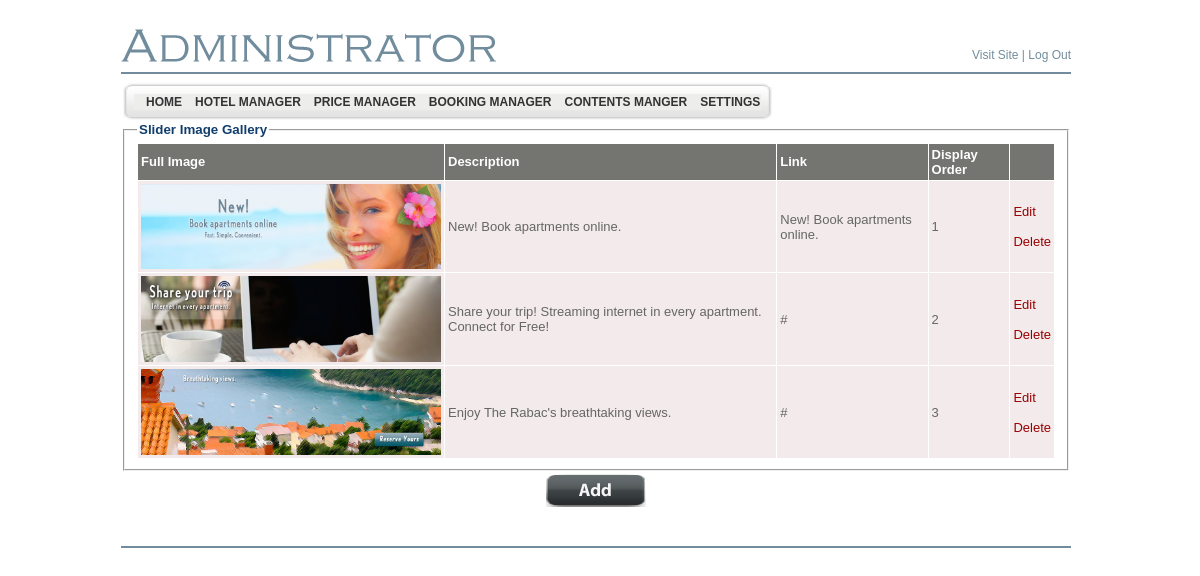
Screenshot of /admin/slider_images_list.php (signed in) with the database file from the repository.
### tables this page shows
CREATE TABLE `bsi_adminmenu` (
  `id` int(4) NOT NULL AUTO_INCREMENT,
  `name` varchar(200) NOT NULL DEFAULT '',
  `url` varchar(200) DEFAULT NULL,
  `menu_desc` varchar(200) NOT NULL DEFAULT '',
  `parent_id` int(4) DEFAULT '0',
  `status` enum('Y','N') DEFAULT 'Y',
  `ord` int(5) NOT NULL DEFAULT '0',
  `privileges` int(11) NOT NULL,
  PRIMARY KEY (`id`),
  UNIQUE KEY `kid` (`name`,`parent_id`)
);

CREATE TABLE `bsi_gallery_images` (
  `id` int(11) NOT NULL AUTO_INCREMENT,
  `image_name` varchar(128) NOT NULL,
  `thumb_image_name` varchar(128) DEFAULT NULL,
  `desc_en` varchar(1024) DEFAULT NULL,
  `desc_hr` varchar(1024) DEFAULT NULL,
  `desc_de` varchar(1024) DEFAULT NULL,
  `desc_it` varchar(1024) DEFAULT NULL,
  `link` varchar(1024) NOT NULL DEFAULT '#',
  `display_order` tinyint(4) NOT NULL DEFAULT '0',
  PRIMARY KEY (`id`),
  UNIQUE KEY `UNQ_image_name` (`image_name`)
);

CREATE TABLE `bsi_language` (
  `id` int(11) NOT NULL AUTO_INCREMENT,
  `language_name` varchar(255) NOT NULL,
  `language_code` varchar(4) NOT NULL,
  `language_file_name` varchar(255) NOT NULL,
  `is_active` tinyint(1) NOT NULL,
  `is_default` tinyint(1) NOT NULL,
  `display_order` int(11) NOT NULL,
  PRIMARY KEY (`id`),
  UNIQUE KEY `UNQ_lang_cd` (`language_code`)
);

### includes/SystemConfiguration.class.php (called while the page is built, shortened)
<?php
require_once ("KLogger.class.php");
require_once ("LocalizedText.class.php");
require_once ("Language.class.php");
require_once ("GalleryImage.class.php");
require_once ("SliderImage.class.php");
require_once ("Utilities.class.php");
$loggingDirectory = "./logs/";
$currentDirectory = getcwd();
if (Utilities::stringEndsWith($currentDirectory, "admin"))
{
	$loggingDirectory = "../logs/";
}
$logger = new KLogger($loggingDirectory, KLogger::INFO);
?>

### includes/Utilities.class.php (called while the page is built, shortened)
<?php
class Utilities
{
	public static function stringEndsWith($string, $test)
	{
	    $strlen = strlen($string);
	    $testlen = strlen($test);
	    return substr_compare($string, $test, -$testlen) === 0;
	}
}
?>

### includes/KLogger.class.php (called while the page is built, shortened)
<?php
	class KLogger
	{
		public function __construct( $filepath , $priority )
		{
			$this->log_file = $filepath . "log_" . date("Y_m_d") . ".log";
			$this->priority = $priority;
			return;
		}
		private function shouldLog($priority)
		{
			return false;
		}
	}
?>

### includes/SliderImage.class.php (called while the page is built, shortened)
<?php
class SliderImage
{
	public static function fetchFromParameters($postParams, $fileParams=null)
	{
		$sliderImage = new SliderImage();
		$sliderImage->galleryImage = GalleryImage::fetchFromParameters($postParams, $fileParams);
		return $sliderImage;
	}
	public static function fetchAllDb()
	{
		$sliderImages = array();
		$sql = "SELECT gi.* FROM bsi_slider_images ri INNER JOIN bsi_gallery_images gi ON ri.image_id = gi.id ORDER BY gi.display_order";
		$query = mysql_query($sql);
		while ($row = mysql_fetch_assoc($query))
		{
			$sliderImage = SliderImage::fetchFromParameters($row);
			$sliderImages[] = $sliderImage;
		}
		return $sliderImages;
	}
}

### includes/LocalizedText.class.php (called while the page is built, shortened)
<?php
class LocalizedText
{
	private $_textArray = array();
	public function getText($languageCode)
	{
		$languageCode = trim(strtolower($languageCode));
		if (isset($this->_textArray[$languageCode]))
		{
			return $this->_textArray[$languageCode];
		}
		return null;
	}
    public static function fetchFromParameters($params, $fieldPrefix)
    {
    	$localizedText = new LocalizedText($fieldPrefix);
    	foreach ($params as $key => $value)
        {
            if (preg_match('/' . $fieldPrefix . '[A-Za-z]{2}/', $key))
            {
                $languageCode = substr($key, -2);
                $localizedText->_textArray[$languageCode] = trim($value);
            }
        }
        return $localizedText;
    }
}

### includes/GalleryImage.class.php (called while the page is built, shortened)
<?php
class GalleryImage
{
    private static $descriptionPrefix = "desc_";
	public static function fetchFromParameters($postParams, $fileParams=null, $uploadLocation="../images")
	{
		$galleryImage = new GalleryImage();
		if (isset($postParams['id']) && is_numeric($postParams['id']))
		{
			$galleryImage->id = intval($postParams['id']);
		}
		if (isset($postParams['image_name']))
		{
			$galleryImage->imageFileName = $postParams['image_name'];
		}
		if (isset($postParams['thumb_image_name']))
		{
			$galleryImage->thumbImageFileName = $postParams['thumb_image_name'];
		}
        $galleryImage->description = LocalizedText::fetchFromParameters($postParams, GalleryImage::$descriptionPrefix);
        if (isset($postParams['link']))
		{
			$galleryImage->link = $postParams['link'];
		}
		if (isset($postParams['display_order']) && is_numeric($postParams['display_order']))
		{
			$galleryImage->displayOrder = intval($postParams['display_order']);
		}
		return $galleryImage;
	}
}

### includes/Language.class.php (called while the page is built, shortened)
<?php
class Language
{
	public static function fetchFromParameters($params)
	{
		$language = new Language();
		if (isset($params['id']) && is_numeric($params['id']))
		{
			$language->id = intval($params['id']);
		}
		if (isset($params['language_name']))
		{
			$language->languageName = $params['language_name'];
		}
		if (isset($params['language_code']))
		{
			$language->languageCode = $params['language_code'];
		}
		if (isset($params['language_file_name']))
		{
			$language->fileName = $params['language_file_name'];
		}
		if (isset($params['is_active']))
		{
			$language->isActive = intval($params['is_active']) == 1;
		}
		if (isset($params['is_default']))
		{
			$language->isDefault = intval($params['is_default']) == 1;
		}
		if (isset($params['display_order']))
		{
			$language->displayOrder = intval($params['display_order']);
		}
		return $language;
	}
	public static function fetchDefaultLangauge()
	{
		$language = null;
		$sql = "SELECT * FROM bsi_language WHERE is_default = 1";
		$query = mysql_query($sql);
		if ($row = mysql_fetch_assoc($query))
		{
			$language = Language::fetchFromParameters($row);
		}
		return $language;
	}
}

### admin/slider_images_list.php (the view, shortened to what this page needs)
<?php
require_once ("../includes/SystemConfiguration.class.php");
$errors = array();
$sliderImages = SliderImage::fetchAllDb();
$defaultLanguage = Language::fetchDefaultLangauge();
include ("header.php");
?>
	</td>
  </tr>
  <tr>
    <td valign="top" >
    <?php
		if (sizeof($errors) > 0)
		{
			echo '			<table width="100%">' . "\n";
			foreach ($errors as $error)
			{
				echo '				<tr><td class="TitleBlue11pt" style="color: red; font-weight: bold;">' . htmlentities($error) . '</td></tr>' . "\n";
			}
			echo '			</table>' . "\n";
		}
		else
		{
	?>
		<fieldset>
		    <legend class="TitleBlue11pt">Slider Image Gallery</legend>
		    <table width="100%" cellspacing="1" border="0" cellpadding="3">
				<tr bgcolor="#747471">
					<td scope="col" align="left"><b><font color="white"
						face="Verdana, Arial, Helvetica, sans-serif" size="2">Full Image</font></b>
					</td>
					<td scope="col" align="left"><b><font color="white"
						face="Verdana, Arial, Helvetica, sans-serif" size="2">Description</font></b>
					</td>
					<td scope="col" align="left"><b><font color="white"
						face="Verdana, Arial, Helvetica, sans-serif" size="2">Link</font></b>
					</td>
					<td scope="col" align="left"><b><font color="white"
						face="Verdana, Arial, Helvetica, sans-serif" size="2">Display Order</font></b>
					</td>
					<td scope="col" class="bodytext_h">&nbsp;</td>
				</tr>
			<?php
					foreach ($sliderImages as $sliderImage)
					{
						echo '<tr class="odd" bgcolor="#f2eaeb">' . "\n";
						echo '	<td align="left" valign="middle"><font color="#666666" face="Verdana, Arial, Helvetica, sans-serif" size="2"><img src="../images/' . $sliderImage->galleryImage->imageFileName . '" width="300" /></font></td>' . "\n";
						echo '	<td align="left" valign="middle"><font color="#666666" face="Verdana, Arial, Helvetica, sans-serif" size="2">' . htmlentities($sliderImage->galleryImage->description->getText($defaultLanguage->languageCode)) . '</font></td>' . "\n";
						echo '	<td align="left" valign="middle"><font color="#666666" face="Verdana, Arial, Helvetica, sans-serif" size="2">' . htmlentities($sliderImage->galleryImage->link) . '</font></td>' . "\n";
						echo '	<td align="left"><font color="#666666" face="Verdana, Arial, Helvetica, sans-serif" size="2">' . htmlentities($sliderImage->galleryImage->displayOrder) . '</font></td>' . "\n";
						echo '	<td align="left"><font color="#666666" face="Verdana, Arial, Helvetica, sans-serif" size="2">';
						echo '		<a href="slider_images_add_edit.php?id=' . $sliderImage->galleryImage->id . '" style="text-decoration:none"><font color="#990000"  face="Verdana, Arial, Helvetica, sans-serif" size="2" >Edit</font></a>&nbsp;&nbsp;';
						echo '		<br/><br/><a href="slider_images_delete.php?id=' . $sliderImage->galleryImage->id . '" style="text-decoration:none" onclick = "if (! confirm(\'Are you sure?\')) { return false; }"><font color="#990000"  face="Verdana, Arial, Helvetica, sans-serif" size="2">Delete</font></a>';
						echo '	</td>' . "\n";
						echo "</tr>\n";	;
					}
			?>
			</table>
	    </fieldset>
	    <table width="100%">
			<tr  bgcolor="#ffffff" class="TitleBlue11pt">
	            <td height="20" align="center">
	                <input type="image" value="1" src="images/button_add.png"  name='SBMT_REG'  onclick="javascript:window.location.href='slider_images_add_edit.php'">
	            </td>
	        </tr>
		</table>
		<?php
		}
		?>
    </td>
  </tr>
  <?php include("footer.php"); ?>
</table>
</body>
</html>

### admin/header.php (shortened to what this page needs)
<!DOCTYPE html PUBLIC "-//W3C//DTD XHTML 1.0 Transitional//EN" "http://www.w3.org/TR/xhtml1/DTD/xhtml1-transitional.dtd">
<html xmlns="http://www.w3.org/1999/xhtml">
<head>
	<link href="style.css" rel="stylesheet" type="text/css" />
	<link href="style1.css" rel="stylesheet" type="text/css">
</head>
<body>
<table align="center" width="950" border="0" cellspacing="0"
	cellpadding="0">
	<tr>
		<td width="366">&nbsp;</td>
		<td width="584">&nbsp;</td>
	</tr>
	<tr>
		<td align="left" valign="bottom"><img src="images/adminis.gif" alt="" /></td>
		<td align="right" valign="bottom" class="bodyMenutext8pt"><a
			href="../index.php" target="_blank" class="bodyMenutext8pt">Visit
		Site</a> | <a href="logout.php" class="bodyMenutext8pt">Log Out</a></td>
	</tr>
	<tr>
		<td height="10"></td>
		<td></td>
	</tr>
	<tr>
		<td colspan="2" height="2" bgcolor="#718d9d"></td>
	</tr>
</table>
<table align="center" width="950" border="0" cellspacing="0" cellpadding="0">
	<tr>
		<td height="8"></td>
	</tr>
	<tr>
		<td align="left">
		<table border="0" style="background-image: url(images/menu_tile.gif);"
			cellspacing="0" cellpadding="0">
			<tr>
				<td><img src="images/menubar_left.gif" alt="" width="13" height="40" /></td>
				<td align="left" class="bodytext8pt">
				<div class="sample1">
				<div class="horz_menu">
<?php
$sql_parent = mysql_query("select * from bsi_adminmenu where parent_id=0 and status='Y' order by ord");
while ($row_parent = mysql_fetch_array($sql_parent))
{
	echo "<a id=\"" . $row_parent[0] . "\"      href=\"" . $row_parent[2] . "\">&nbsp;&nbsp;&nbsp;" . $row_parent[1] . "</a>";
}
?>
<br clear="both" />
				</div>
</div>
				</td>
				<td><img src="images/menubar_right.gif" alt="" width="13"
					height="40" /></td>
			</tr>
		</table>

### admin/style.css (style rules this page uses)
.bodytext8pt { color: #000000; font-family: 'Tahoma', 'Arial', 'Verdana'; font-size: 8pt; font-weight: normal; margin: 0; line-height: 120% }
.TitleBlue11pt { color: #113E6D; font-family: 'Trebuchet MS', 'Tahoma', 'Arial', 'Verdana'; font-size: 10pt; font-weight: bold; margin: 0; }
.bodyMenutext8pt { color: #718d9d; font-family: 'Verdana', 'Tahoma', 'Arial'; font-size: 12px; font-weight: normal; margin: 0; }
a.bodyMenutext8pt { color: #718d9d; font-weight: normal; text-decoration: none }
input { FONT-Size:9pt; color:#333333; font-family: 'Tahoma', 'Arial', 'MS Sans Serif', 'Verdana'; font-weight: normal; }
body { margin-top: 00; margin-bottom: 0; margin-left: 0; background-color: #FFFFFF; background-repeat: repeat-x; background-position; 0 0 }
a:link { text-decoration:none; font-color: #990000; font-family: Verdana, Arial, Helvetica, sans-serif; font-size: 2; }

### admin/style1.css (style rules this page uses)
div.horz_menu a { display: block; float: left; }
div.sample1 div.horz_menu a, div.sample1 div.vert_menu a { padding: 1px 0px 1px 0px; background:#ededec; width:inherit; padding:2px; text-decoration: none; font-family:Arial, Helvetica, sans-serif; font-weight: 900; font-size: 12px; color: #333333; }
div.sample1 div.horz_menu a { margin-right: -1px; width:auto; }
a:link { text-decoration:none; font-color: #990000; font-family: Verdana, Arial, Helvetica, sans-serif; font-size: 2; }

### rows the page displays
bsi_adminmenu: name "HOME"
bsi_adminmenu: name "HOTEL MANAGER"
bsi_adminmenu: name "PRICE MANAGER"
bsi_adminmenu: name "BOOKING MANAGER"
bsi_adminmenu: name "CONTENTS MANGER"
bsi_adminmenu: name "SETTINGS"
bsi_gallery_images: image_name (picture), link "New! Book apartments online.", display_order "1"
bsi_language: language_code "New! Book apartments online.", language_code "Share your trip! Streaming internet in every apartment. Connect for Free!", language_code "Enjoy The Rabac's breathtaking views."
bsi_gallery_images: image_name (picture), link "#", display_order "2"
bsi_gallery_images: image_name (picture), link "#", display_order "3"
